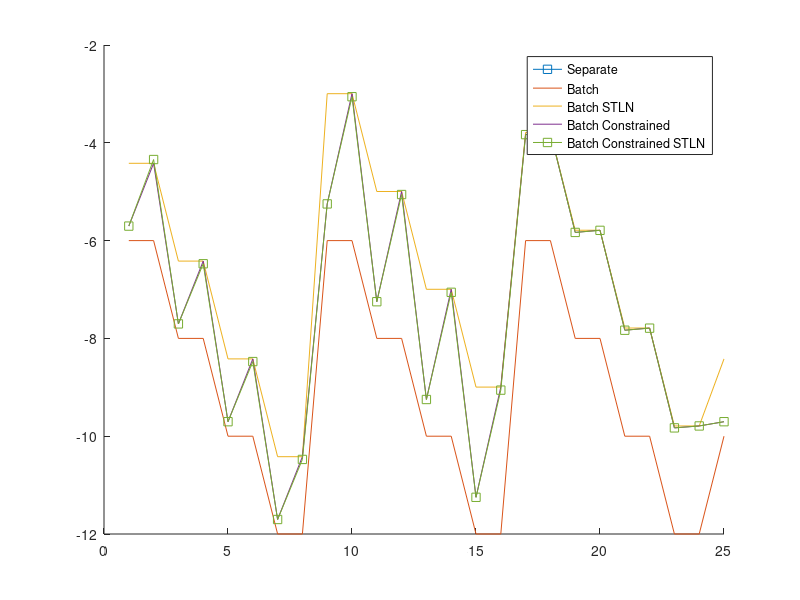

Reproduce this figure in MATLAB.
tmp_data = importdata('Test_Deconvolution.txt',' ')

mat = tmp_data.data;
error_separate = mat(:,2);
error_batch = mat(:,3);
error_batch_STLN = mat(:,4);
error_batch_constrained = mat(:,5);
error_batch_constrained_STLN = mat(:,6);

figure()
hold on
plot(log10(error_separate),'-s','DisplayName','Separate')
plot(log10(error_batch),'DisplayName','Batch')
plot(log10(error_batch_STLN),'DisplayName','Batch STLN')
plot(log10(error_batch_constrained),'DisplayName','Batch Constrained')
plot(log10(error_batch_constrained_STLN),'-s','DisplayName','Batch Constrained STLN')
legend(gca,'show')
hold off